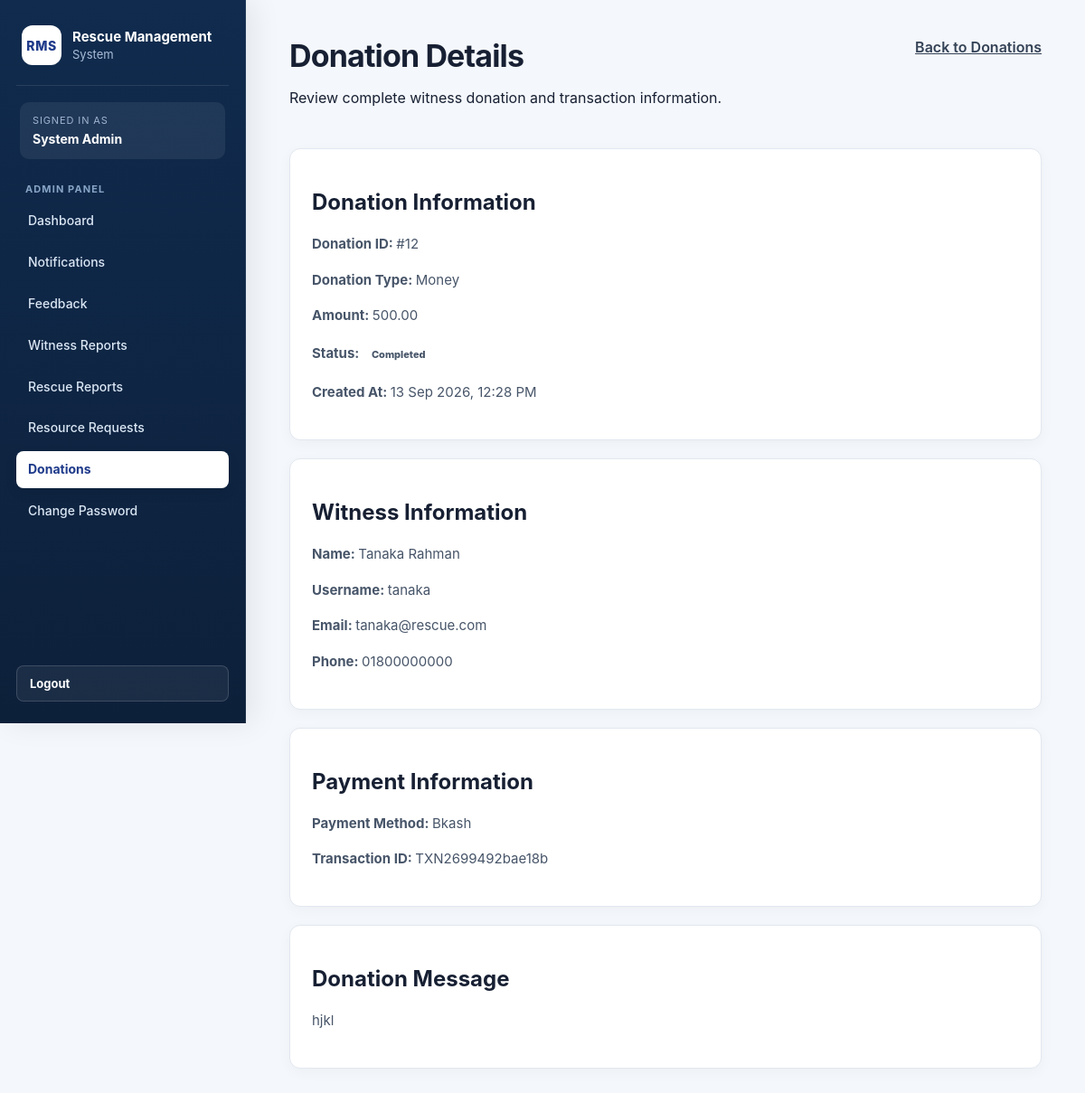
/index.php?page=admin-donation-view&id=12 (signed in), run on the app's committed database.
### tables this page shows
CREATE TABLE `donations` (
  `id` int(11) NOT NULL,
  `witness_id` int(11) NOT NULL,
  `amount` decimal(10,2) NOT NULL,
  `donation_type` varchar(100) NOT NULL,
  `payment_method` varchar(50) NOT NULL,
  `transaction_id` varchar(100) NOT NULL,
  `message` text DEFAULT NULL,
  `status` enum('pending','completed','cancelled') NOT NULL DEFAULT 'pending',
  `created_at` timestamp NOT NULL DEFAULT current_timestamp()
);

CREATE TABLE `users` (
  `id` int(11) NOT NULL,
  `name` varchar(100) NOT NULL,
  `username` varchar(50) NOT NULL,
  `email` varchar(150) NOT NULL,
  `phone` varchar(20) DEFAULT NULL,
  `password` varchar(255) NOT NULL,
  `role` enum('admin','volunteer','witness','help_seeker') NOT NULL,
  `created_at` timestamp NOT NULL DEFAULT current_timestamp(),
  `updated_at` timestamp NOT NULL DEFAULT current_timestamp() ON UPDATE current_timestamp()
);

### controllers/DonationController.php (called while the page is built, shortened)
<?php
require_once "models/DonationModel.php";
function loadAdminDonationDetails(
    $conn,
    $donation_id
) {
    $donation_id =
        (int)$donation_id;
    $donation =
        getDonationForAdminById(
            $conn,
            $donation_id
        );
    return $donation;
}

### models/DonationModel.php (called while the page is built, shortened)
<?php
function getDonationForAdminById(
    $conn,
    $donation_id
) {
    $donation_id =
        (int)$donation_id;
    $sql =
        "SELECT
            donations.id,
            donations.witness_id,
            donations.amount,
            donations.donation_type,
            donations.payment_method,
            donations.transaction_id,
            donations.message,
            donations.status,
            donations.created_at,
            users.name AS witness_name,
            users.username AS witness_username,
            users.email AS witness_email,
            users.phone AS witness_phone
         FROM donations
         INNER JOIN users
            ON donations.witness_id = users.id
         WHERE donations.id = ?
         AND users.role = 'witness'
         LIMIT 1";
    $stmt =
        mysqli_prepare(
            $conn,
            $sql
        );
    mysqli_stmt_bind_param(
        $stmt,
        "i",
        $donation_id
    );
    mysqli_stmt_execute(
        $stmt
    );
    $result =
        mysqli_stmt_get_result(
            $stmt
        );
    $donation =
        mysqli_fetch_assoc(
            $result
        );
    return $donation;
}

### views/admin/donations/view.php (the view)
<?php
require_once
    "views/partials/header.php";
require_once
    "views/partials/sidebar.php";
?>
<div class="content">
    <div class="page-header">
        <div>
            <h1>
                Donation Details
            </h1>
            <p>
                Review complete witness donation and transaction information.
            </p>
        </div>
        <div>
            <a
                href="index.php?page=admin-donations"
                class="btn"
            >
                Back to Donations
            </a>
        </div>
    </div>
    <div class="card">
        <h2>
            Donation Information
        </h2>
        <p>
            <strong>
                Donation ID:
            </strong>
            #<?= (int)$donation['id']; ?>
        </p>
        <p>
            <strong>
                Donation Type:
            </strong>
            <?= htmlspecialchars(
                ucfirst(
                    $donation['donation_type']
                    ?? 'N/A'
                )
            ); ?>
        </p>
        <p>
            <strong>
                Amount:
            </strong>
            <?= htmlspecialchars(
                number_format(
                    (float)(
                        $donation['amount']
                        ?? 0
                    ),
                    2
                )
            ); ?>
        </p>
        <p>
            <strong>
                Status:
            </strong>
            <span class="status-badge">
                <?= htmlspecialchars(
                    ucfirst(
                        $donation['status']
                        ?? 'N/A'
                    )
                ); ?>
            </span>
        </p>
        <p>
            <strong>
                Created At:
            </strong>
            <?php
            $createdAt =
                $donation['created_at']
                ?? '';
            echo $createdAt
                ? htmlspecialchars(
                    date(
                        'd M Y, h:i A',
                        strtotime(
                            $createdAt
                        )
                    )
                )
                : 'N/A';
            ?>
        </p>
    </div>
    <div class="card">
        <h2>
            Witness Information
        </h2>
        <p>
            <strong>
                Name:
            </strong>
            <?= htmlspecialchars(
                $donation['witness_name']
                ?? 'N/A'
            ); ?>
        </p>
        <p>
            <strong>
                Username:
            </strong>
            <?= htmlspecialchars(
                $donation['witness_username']
                ?? 'N/A'
            ); ?>
        </p>
        <p>
            <strong>
                Email:
            </strong>
            <?= htmlspecialchars(
                $donation['witness_email']
                ?? 'N/A'
            ); ?>
        </p>
        <p>
            <strong>
                Phone:
            </strong>
            <?= htmlspecialchars(
                $donation['witness_phone']
                ?? 'N/A'
            ); ?>
        </p>
    </div>
    <div class="card">
        <h2>
            Payment Information
        </h2>
        <p>
            <strong>
                Payment Method:
            </strong>
            <?= htmlspecialchars(
                ucfirst(
                    $donation['payment_method']
                    ?? 'N/A'
                )
            ); ?>
        </p>
        <p>
            <strong>
                Transaction ID:
            </strong>
            <?= htmlspecialchars(
                $donation['transaction_id']
                ?? 'N/A'
            ); ?>
        </p>
    </div>
    <div class="card">
        <h2>
            Donation Message
        </h2>
        <?php if (!empty($donation['message'])): ?>
            <p>
                <?= nl2br(
                    htmlspecialchars(
                        $donation['message']
                    )
                ); ?>
            </p>
        <?php else: ?>
            <p>
                No message was provided.
            </p>
        <?php endif; ?>
    </div>
</div>
<?php
require_once
    "views/partials/footer.php";
?>

### data on the page
donations: id "12", donation_type "Money", amount "500.00", status "Completed", created_at "13 Sep 2026, 12:28 PM", witness.name "Tanaka Rahman", witness.username "tanaka", witness.email "tanaka@rescue.com", witness.phone "01800000000", payment_method "Bkash", transaction "TXN2699492bae18b", message "hjkl"

### other printed values
$userName "System Admin"
